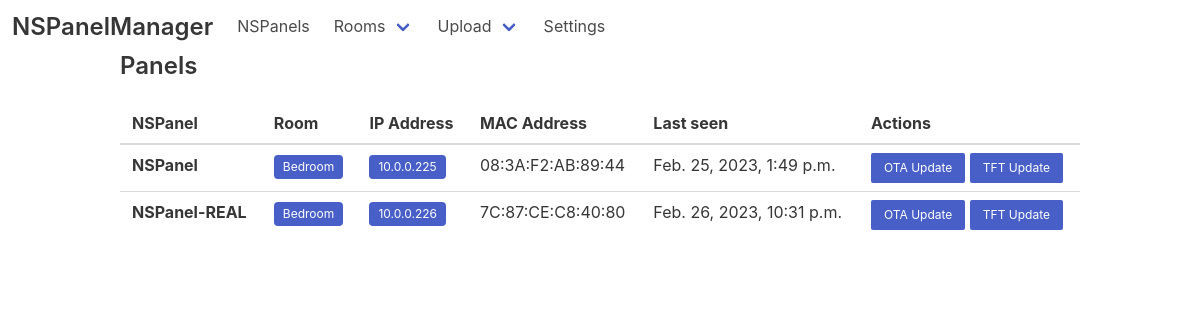
Before: / with the older database file.
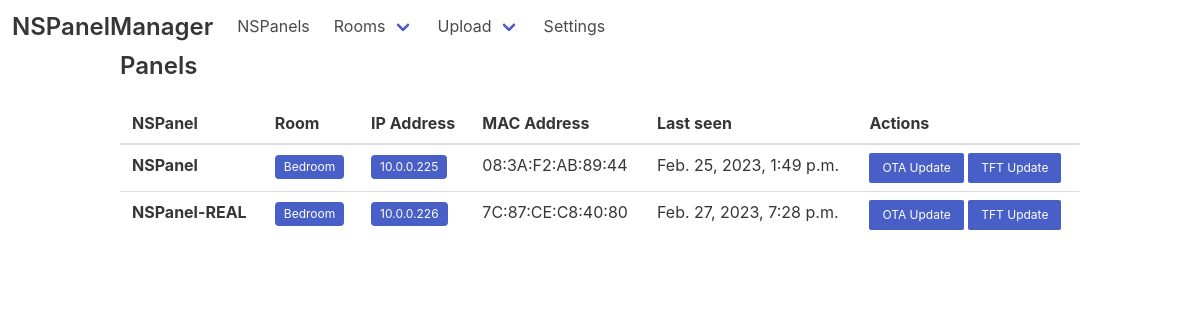
After: the same page with the newer database file.
### web/models.py (models this page shows)
class NSPanel(models.Model):
    mac_address = models.CharField(max_length=17)
    friendly_name = models.CharField(max_length=100)
    last_seen = models.DateTimeField(default=django.utils.timezone.now)
    ip_address = models.CharField(max_length=15, default="")
    version = models.CharField(max_length=15, default="")
    room = models.ForeignKey(Room, on_delete=models.CASCADE)

class Room(models.Model):
    def number():
        no = Room.objects.all().count()
        if no == None:
            return 1
        else:
            return no + 1
    friendly_name = models.CharField(max_length=30)
    displayOrder = models.IntegerField(default=number)

### web/views.py (the view)
# urls.py: path('', views.index, name='index'),
def index(request):
    return render(request, 'index.html', {'nspanels': NSPanel.objects.all()})

### web/templates/index.html (shortened to what this page needs)
{% extends 'base.html' %}
{% block head %}
{% load static %}
{% endblock %}
{% block content %}
<h2 class="title is-4">Panels</h2>
<table class="table is-fullwidth is-hoverable">
    <thead>
        <tr>
            <th>NSPanel</th>
            <th>Room</th>
            <th>IP Address</th>
            <th>MAC Address</th>
            <th>Last seen</th>
            <th>Actions</th>
        </tr>
    </thead>
    <tbody>
        {% for nspanel in nspanels %}
        <tr>
            <th>{{ nspanel.friendly_name }}</th>
            <td><a href="{% url 'edit_room' room_id=nspanel.room.id %}"><span class="tag is-link">
                        {{ nspanel.room.friendly_name }}</span></a>
            </td>
            <td>
                <a href="http://{{ nspanel.ip_address }}" target="_blank"><span class="tag is-link">
                        {{ nspanel.ip_address }}</span></a>
            </td>
            <td>{{ nspanel.mac_address }}</td>
            <td>{{ nspanel.last_seen }}</td>
            <td>
                <button type="button" class="button is-link is-small"
                    onclick="startNSPanelOtaUpdate('{{ nspanel.ip_address }}');">OTA Update</button>
                <button type="button" class="button is-link is-small"
                    onclick="startNSPanelTftUpdate('{{ nspanel.ip_address }}');">TFT
                    Update</button>
            </td>
        </tr>
        {% endfor %}
    </tbody>
</table>
{% endblock %}

Changed rows visible on the page:
changed NSPanel "NSPanel-REAL": last_seen "Feb. 26, 2023, 10:31 p.m." → "Feb. 27, 2023, 7:28 p.m."
